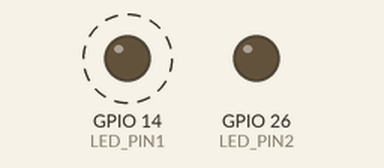
A sketch run on a simulated ESP32. Shown: output pins drawn as LEDs (lit = HIGH). Dashed ring = blinking.

Above: at 0.5 s.
At 3.5 s:
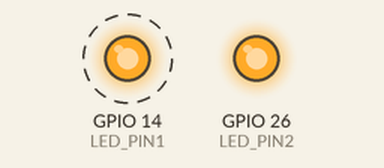
Timing chart, 0 to 5.2 s (numbered marks = the images above):
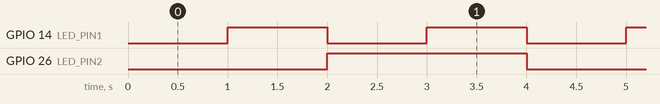

Measured:
- by itself, GPIO 14 (LED_PIN1): alternates HIGH for 1.0 s and LOW for 1.0 s
- by itself, GPIO 26 (LED_PIN2): alternates HIGH for 2.0 s and LOW for 2.0 s

The sketch:

iot_2___2__.ino
```cpp
#define LED_PIN1 14
#define LED_PIN2 26

// 이전 시간 기록
unsigned long previousMillis1 = 0;
unsigned long previousMillis2 = 0;

// 깜빡임 주기 (ms)
const long interval1 = 1000;  // LED1은 1초마다 깜빡임
const long interval2 = 2000;   // LED2는 2초마다 깜빡임

// LED 상태 저장
int ledState1 = LOW;
int ledState2 = LOW;

void setup() {
  pinMode(LED_PIN1, OUTPUT);
  pinMode(LED_PIN2, OUTPUT);
}

void loop() {
  unsigned long currentMillis = millis();

  // LED1 제어
  if (currentMillis - previousMillis1 >= interval1) {
    previousMillis1 = currentMillis;
    ledState1 = !ledState1; // 상태 반전
    digitalWrite(LED_PIN1, ledState1);
  }

  // LED2 제어
  if (currentMillis - previousMillis2 >= interval2) {
    previousMillis2 = currentMillis;
    ledState2 = !ledState2; // 상태 반전
    digitalWrite(LED_PIN2, ledState2);
  }
}
```
